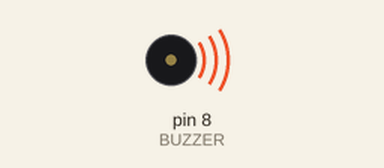
Simulated run of this sketch. Board: Arduino Uno, built with avr-gcc and run on an emulated ATmega328P. On the bench: buzzer (waves = sounding, pin HIGH).

Above: at 0.5 s.
Timing chart, 0 to 4.6 s (numbered marks = the images above):
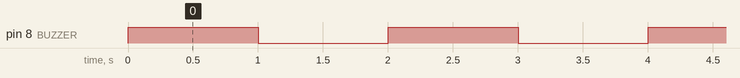

The sketch:

1_active_buzzer.ino
```cpp
// Program to control active buzzer
// Ciruit Diagram: Placed in same folder

// configuration pin for buzzer
#define BUZZER 8
#define BUZZER_ON_TIME 1000
#define BUZZER_OFF_TIME 1000

void setup() {
  // put your setup code here, to run once:
  pinMode(BUZZER, OUTPUT);
}

void loop() {
  // put your main code here, to run repeatedly:
  // turn on the buzzer
  digitalWrite(BUZZER, HIGH);
  delay(BUZZER_ON_TIME);

  // turn off the buzzer
  digitalWrite(BUZZER, LOW);
  delay(BUZZER_OFF_TIME);
}
```

Measured:
- by itself, pin 8 (BUZZER): alternates HIGH for 1.0 s and LOW for 1.0 s
